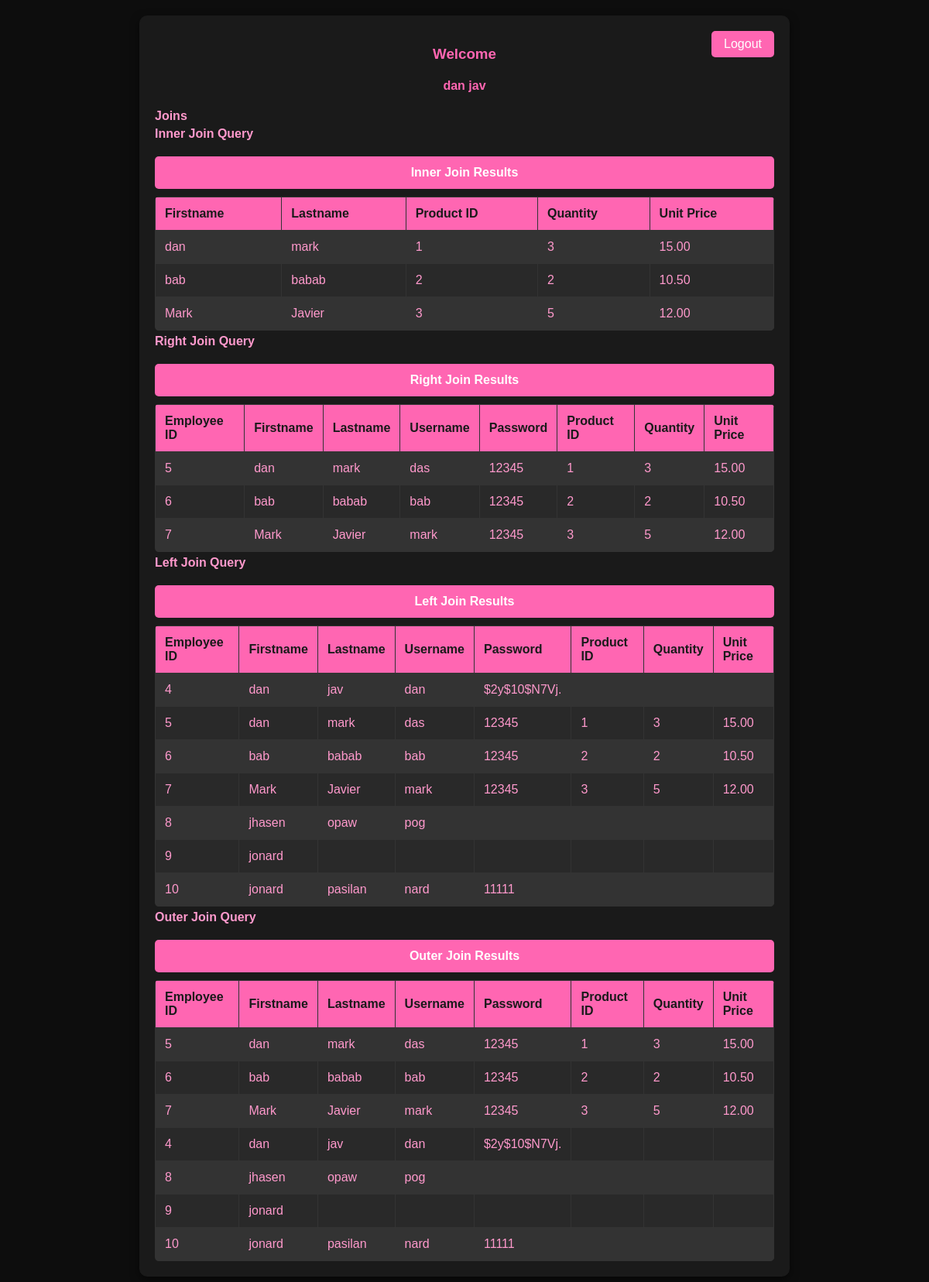
The app's page /login/home.php (signed in) with its own data.
### tables this page shows
CREATE TABLE `employee` (
  `employee_id` int(10) NOT NULL,
  `firstname` varchar(50) NOT NULL,
  `lastname` varchar(50) NOT NULL,
  `username` varchar(30) NOT NULL,
  `password` varchar(12) NOT NULL
);

CREATE TABLE `order_details` (
  `employee_id` int(10) NOT NULL,
  `Product_id` int(10) NOT NULL,
  `Quantity` int(15) DEFAULT NULL,
  `Unit_price` decimal(10,2) DEFAULT NULL
);

### login/home.php (the view, shortened to what this page needs)
<!DOCTYPE html>
<?php
require '../db/config.php';
$id = $_SESSION['user'];
$sql = $conn->prepare("SELECT * FROM `employee` WHERE `employee_id`='$id'");
$sql->execute();
$fetch = $sql->fetch();
$innerJoinSql = "
    SELECT
        employee.firstname,
        employee.lastname,
        order_details.product_id,
        order_details.Quantity,
        order_details.Unit_price
    FROM
        order_details
    JOIN
        employee ON order_details.employee_id = employee.employee_id";
$rightJoinSql = "
    SELECT
        employee.employee_id,
        employee.firstname,
        employee.lastname,
        employee.username,
        employee.password,
        order_details.Product_id,
        order_details.Quantity,
        order_details.Unit_price
    FROM
        employee
    RIGHT JOIN
        order_details ON employee.employee_id = order_details.employee_id";
$leftJoinSql = "
    SELECT
        employee.employee_id,
        employee.firstname,
        employee.lastname,
        employee.username,
        employee.password,
        order_details.Product_id,
        order_details.Quantity,
        order_details.Unit_price
    FROM
        employee
    LEFT JOIN
        order_details ON employee.employee_id = order_details.employee_id";
$outerJoinSql = "
    SELECT
        employee.employee_id,
        employee.firstname,
        employee.lastname,
        employee.username,
        employee.password,
        order_details.Product_id,
        order_details.Quantity,
        order_details.Unit_price
    FROM
        employee
    RIGHT JOIN
        order_details ON employee.employee_id = order_details.employee_id
    UNION
    SELECT
        employee.employee_id,
        employee.firstname,
        employee.lastname,
        employee.username,
        employee.password,
        order_details.Product_id,
        order_details.Quantity,
        order_details.Unit_price
    FROM
        employee
    LEFT JOIN
        order_details ON employee.employee_id = order_details.employee_id";
?>
<html lang="en">
<head>
</head>
<body>
    <div class="container">
        <a href="logout.php" class="logout">Logout</a>
        <h3>Welcome</h3>
        <h4><?php echo htmlspecialchars($fetch['firstname'] . " " . $fetch['lastname']); ?></h4>
        <p> Joins </p>
        <div>
            <p>Inner Join Query</p>
            <div class="header">Inner Join Results</div>
            <table>
                <thead>
                    <tr>
                        <th>Firstname</th>
                        <th>Lastname</th>
                        <th>Product ID</th>
                        <th>Quantity</th>
                        <th>Unit Price</th>
                    </tr>
                </thead>
                <tbody>
                    <?php
                    foreach ($conn->query($innerJoinSql) as $row) {
                        echo "<tr>
                            <td>" . htmlspecialchars($row['firstname']) . "</td>
                            <td>" . htmlspecialchars($row['lastname']) . "</td>
                            <td>" . htmlspecialchars($row['product_id']) . "</td>
                            <td>" . htmlspecialchars($row['Quantity']) . "</td>
                            <td>" . htmlspecialchars($row['Unit_price']) . "</td>
                        </tr>";
                    }
                    ?>
                </tbody>
            </table>
        </div>
        <div>
            <p>Right Join Query</p>
            <div class="header">Right Join Results</div>
            <table>
                <thead>
                    <tr>
                        <th>Employee ID</th>
                        <th>Firstname</th>
                        <th>Lastname</th>
                        <th>Username</th>
                        <th>Password</th>
                        <th>Product ID</th>
                        <th>Quantity</th>
                        <th>Unit Price</th>
                    </tr>
                </thead>
                <tbody>
                    <?php
                    foreach ($conn->query($rightJoinSql) as $row) {
                        echo "<tr>
                            <td>" . htmlspecialchars($row['employee_id']) . "</td>
                            <td>" . htmlspecialchars($row['firstname']) . "</td>
                            <td>" . htmlspecialchars($row['lastname']) . "</td>
                            <td>" . htmlspecialchars($row['username']) . "</td>
                            <td>" . htmlspecialchars($row['password']) . "</td>
                            <td>" . htmlspecialchars($row['Product_id']) . "</td>
                            <td>" . htmlspecialchars($row['Quantity']) . "</td>
                            <td>" . htmlspecialchars($row['Unit_price']) . "</td>
                        </tr>";
                    }
                    ?>
                </tbody>
            </table>
        </div>
        <div>
            <p>Left Join Query</p>
            <div class="header">Left Join Results</div>
            <table>
                <thead>
                    <tr>
                        <th>Employee ID</th>
                        <th>Firstname</th>
                        <th>Lastname</th>
                        <th>Username</th>
                        <th>Password</th>
                        <th>Product ID</th>
                        <th>Quantity</th>
                        <th>Unit Price</th>
                    </tr>
                </thead>
                <tbody>
                    <?php
                    foreach ($conn->query($leftJoinSql) as $row) {
                        echo "<tr>
                            <td>" . htmlspecialchars($row['employee_id']) . "</td>
                            <td>" . htmlspecialchars($row['firstname']) . "</td>
                            <td>" . htmlspecialchars($row['lastname']) . "</td>
                            <td>" . htmlspecialchars($row['username']) . "</td>
                            <td>" . htmlspecialchars($row['password']) . "</td>
                            <td>" . htmlspecialchars($row['Product_id']) . "</td>
                            <td>" . htmlspecialchars($row['Quantity']) . "</td>
                            <td>" . htmlspecialchars($row['Unit_price']) . "</td>
                        </tr>";
                    }
                    ?>
                </tbody>
            </table>
        </div>
        <div>
            <p>Outer Join Query</p>
            <div class="header">Outer Join Results</div>
            <table>
                <thead>
                    <tr>
                        <th>Employee ID</th>
                        <th>Firstname</th>
                        <th>Lastname</th>
                        <th>Username</th>
                        <th>Password</th>
                        <th>Product ID</th>
                        <th>Quantity</th>
                        <th>Unit Price</th>
                    </tr>
                </thead>
                <tbody>
                    <?php
                    foreach ($conn->query($outerJoinSql) as $row) {
                        echo "<tr>
                            <td>" . htmlspecialchars($row['employee_id']) . "</td>
                            <td>" . htmlspecialchars($row['firstname']) . "</td>
                            <td>" . htmlspecialchars($row['lastname']) . "</td>
                            <td>" . htmlspecialchars($row['username']) . "</td>
                            <td>" . htmlspecialchars($row['password']) . "</td>
                            <td>" . htmlspecialchars($row['Product_id']) . "</td>
                            <td>" . htmlspecialchars($row['Quantity']) . "</td>
                            <td>" . htmlspecialchars($row['Unit_price']) . "</td>
                        </tr>";
                    }
                    ?>
                </tbody>
            </table>
        </div>
    </div>
</body>
</html>

### login/home.php (style rules this page uses)
body { font-family: Arial, sans-serif; background-color: #0d0d0d; color: #ff99cc; margin: 0; padding: 20px; }
.container { max-width: 800px; margin: auto; background: #1a1a1a; padding: 20px; border-radius: 10px; box-shadow: 0 4px 12px rgba(0, 0, 0, 0.5); position: relative; }
h3, h4 { color: #ff66b2; text-align: center; }
.logout { background-color: #ff66b2; color: white; padding: 8px 16px; text-decoration: none; border-radius: 5px; position: absolute; top: 20px; right: 20px; transition: background-color 0.3s ease; }
.header { background: #ff66b2; color: white; padding: 12px; text-align: center; font-weight: bold; border-radius: 5px; margin-top: 20px; }
table { width: 100%; border-collapse: collapse; margin-top: 10px; border-radius: 5px; overflow: hidden; }
th, td { padding: 12px; border: 1px solid #333; text-align: left; }
th { background-color: #ff66b2; color: #1a1a1a; }
tr:nth-child(even) { background-color: #292929; }
tr:nth-child(odd) { background-color: #333333; }
p { color: #ff99cc; font-weight: bold; margin: 5px 0; }

### records on screen
employee: firstname+lastname "dan jav", employee_id "4", firstname "dan", lastname "jav", username "dan", password "$2y$10$N7Vj."
order_details: employee.firstname "dan", employee.lastname "mark", Product "1", Quantity "3", Unit_price "15.00", employee.employee_id "5", employee.username "das", employee.password "12345"
order_details: employee.firstname "bab", employee.lastname "babab", Product "2", Quantity "2", Unit_price "10.50", employee.employee_id "6", employee.username "bab", employee.password "12345"
order_details: employee.firstname "Mark", employee.lastname "Javier", Product "3", Quantity "5", Unit_price "12.00", employee.employee_id "7", employee.username "mark", employee.password "12345"
employee: employee_id "8", firstname "jhasen", lastname "opaw", username "pog"
employee: employee_id "9", firstname "jonard"
employee: employee_id "10", firstname "jonard", lastname "pasilan", username "nard", password "11111"
